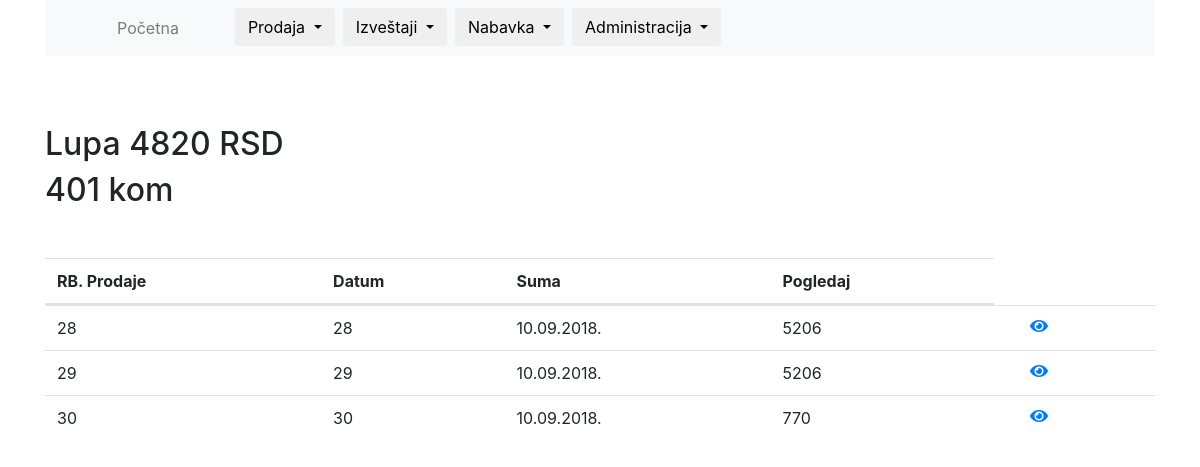
/article-card/7 (signed in), run on the app's committed database.
### tables this page shows
CREATE TABLE `articles` (
  `id` int(11) NOT NULL,
  `name` varchar(30) NOT NULL,
  `unit_of_measure` varchar(4) NOT NULL,
  `quantity` int(6) NOT NULL,
  `min_quantity` int(3) NOT NULL,
  `price` int(8) NOT NULL,
  `PDV_stopa` int(2) NOT NULL,
  `PDV` float NOT NULL
);

CREATE TABLE `order_items` (
  `id` int(11) NOT NULL,
  `order_id` int(5) NOT NULL,
  `article_id` int(5) NOT NULL,
  `quantity` int(5) NOT NULL,
  `price` int(8) NOT NULL
);

CREATE TABLE `orders` (
  `id` int(11) NOT NULL,
  `order_date` date NOT NULL,
  `sum` int(8) NOT NULL,
  `client_id` int(6) NOT NULL,
  `for_payment` int(8) NOT NULL,
  `paid` tinyint(1) NOT NULL,
  `PDV_sum` int(11) NOT NULL,
  `method_of_payment` int(4) NOT NULL,
  `finished` tinyint(1) NOT NULL
);

### includes/functions.php (called while the page is built, shortened)
<?php
if (isset($_SERVER['REQUEST_URI'])) {
    $params = explode("/", ltrim($_SERVER['REQUEST_URI'], "/"));
}
function getOne($table, $id)
{
    global $conn;
    $sql = "SELECT * FROM $table WHERE id = $id";
    $statement = $conn->prepare($sql);
    $statement->execute();
    $statement->setFetchMode(PDO::FETCH_ASSOC);
    return $statement->fetch();
}
function getArticleCardBox()
{
    global $conn, $params;
    $sql = "SELECT orders.id, orders.order_date, orders.sum, orders.client_id, order_items.article_id
    FROM
     order_items
     JOIN
     orders ON orders.id = order_items.order_id
   WHERE
   order_items.article_id = '$params[1]'";
    $statement = $conn->prepare($sql);
    $statement->execute();
    $statement->setFetchMode(PDO::FETCH_ASSOC);
    $articleCardBox = $statement->fetchAll();
    return $articleCardBox;
}

### article-card.php (the view, shortened to what this page needs)
<pre>
<?php
$articleCardBox = getArticleCardBox();
$article = getOne('articles' ,$params[1] );
?>
    </pre>
<table class="table table-striped datatable  mt-5">
    <thead>
    <h2 class="mt-5 "><?php echo $article['name']." ".$article['price']." RSD"?></h2>
    <h2 class="mb-5"><?php echo $article['quantity']." kom"?></h2>
    <tr>
        <th>RB. Prodaje</th>
        <th>Datum</th>
        <th>Suma</th>
        <th>Pogledaj</th>
    </tr>
    </thead>
    <tbody>
    <?php foreach ($articleCardBox as $order) : ?>
        <tr>
            <td><?php echo $order["id"] ?></td>
            <td><?php echo $order["id"] ?></td>
            <td><?php echo date("d.m.Y.", strtotime($order["order_date"])) ?></td>
            <td><?php echo $order["sum"] ?></td>
            <td><a href="/order/<?php echo $order['id'] ?>"><i class="fas fa-eye ml-4"></i></a></td>
        </tr>
    <?php endforeach; ?>
    </tbody>
</table>

### data on the page
articles: name "Lupa", price "4820", quantity "401"
order_items: order "28", order.order_date "10.09.2018.", order.sum "5206"
order_items: order "29", order.order_date "10.09.2018.", order.sum "5206"
order_items: order "30", order.order_date "10.09.2018.", order.sum "770"
